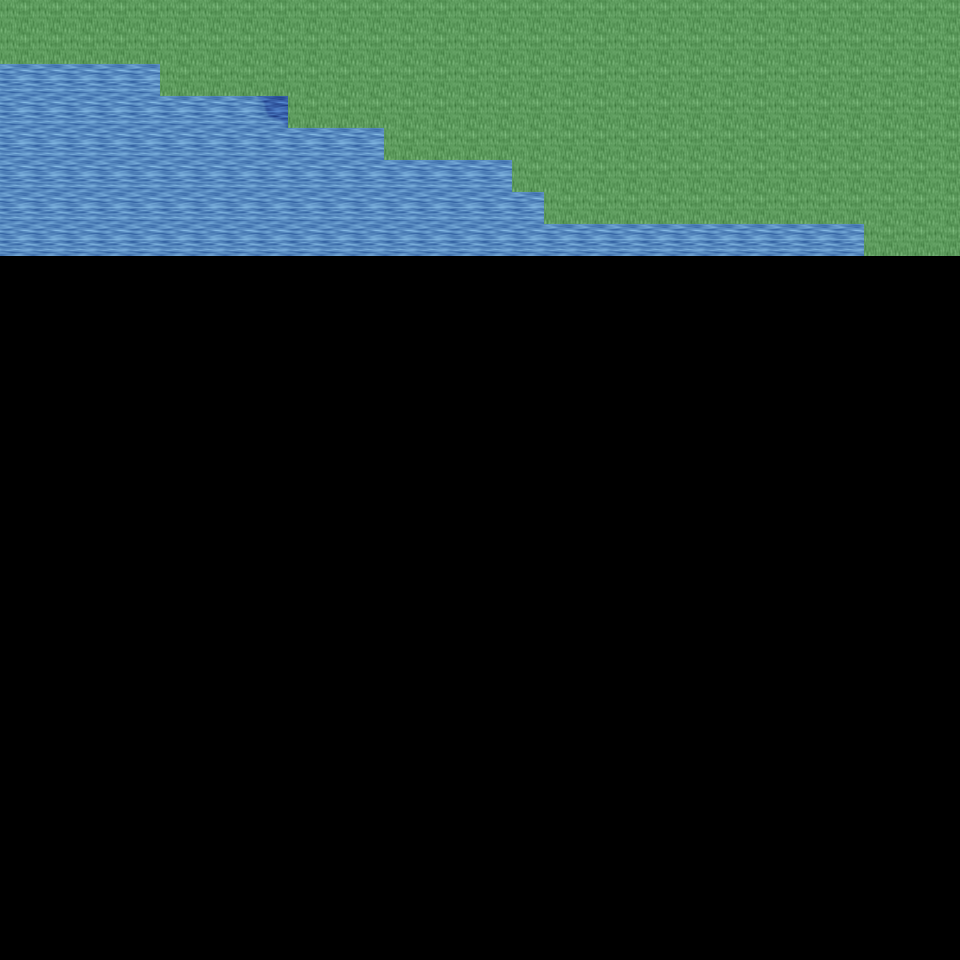

A 2D game scene composited from a Tiled map and its tileset images. What follows is a short description and the map's XML, with each tile layer's data collapsed to a summary:
An orthogonal 30x30 tile map with 32x32 px tiles, 6 tile layers (Ground, Object, Object2, Above, ...), 19 tilesets and 1 object (mapExit).

<map version="1.0" orientation="orthogonal" renderorder="right-down" width="30" height="30" tilewidth="32" tileheight="32" nextobjectid="2">
  <tileset firstgid="1" name="tileset_ground_ground" tilewidth="32" tileheight="32" tilecount="33" columns="3">
    <image source="../drawable/tileset_ground_ground.png" width="96" height="352" />
  </tileset>
  <tileset firstgid="34" name="tileset_ground_water_pool" tilewidth="32" tileheight="32" tilecount="72" columns="3">
    <image source="../drawable/tileset_ground_water_pool.png" width="96" height="768" />
  </tileset>
  <tileset firstgid="106" name="tileset_ground_ridge_earth_dark" tilewidth="32" tileheight="32" tilecount="96" columns="12">
    <image source="../drawable/tileset_ground_ridge_earth_dark.png" width="384" height="256" />
  </tileset>
  <tileset firstgid="202" name="tileset_ground_grass_edges" tilewidth="32" tileheight="32" tilecount="36" columns="12">
    <image source="../drawable/tileset_ground_grass_edges.png" width="384" height="96" />
  </tileset>
  <tileset firstgid="238" name="tileset_ground_earth_edges" tilewidth="32" tileheight="32" tilecount="18" columns="6">
    <image source="../drawable/tileset_ground_earth_edges.png" width="192" height="96" />
  </tileset>
  <tileset firstgid="256" name="tileset_ground_grass_corners" tilewidth="32" tileheight="32" tilecount="24" columns="6">
    <image source="../drawable/tileset_ground_grass_corners.png" width="192" height="128" />
  </tileset>
  <tileset firstgid="280" name="tileset_plant_grasses" tilewidth="32" tileheight="32" tilecount="6" columns="3">
    <image source="../drawable/tileset_plant_grasses.png" width="96" height="64" />
  </tileset>
  <tileset firstgid="286" name="tileset_plant_flower_daisy_blue" tilewidth="32" tileheight="32" tilecount="8" columns="2">
    <image source="../drawable/tileset_plant_flower_daisy_blue.png" width="64" height="128" />
  </tileset>
  <tileset firstgid="294" name="tileset_plant_flower_daisy_yellow" tilewidth="32" tileheight="32" tilecount="8" columns="2">
    <image source="../drawable/tileset_plant_flower_daisy_yellow.png" width="64" height="128" />
  </tileset>
  <tileset firstgid="302" name="tileset_plant_bush_bushes" tilewidth="32" tileheight="32" tilecount="10" columns="5">
    <image source="../drawable/tileset_plant_bush_bushes.png" width="160" height="64" />
  </tileset>
  <tileset firstgid="312" name="tileset_plant_flower_daisy_red" tilewidth="32" tileheight="32" tilecount="8" columns="2">
    <image source="../drawable/tileset_plant_flower_daisy_red.png" width="64" height="128" />
  </tileset>
  <tileset firstgid="320" name="tileset_plant_flower_daisy_white" tilewidth="32" tileheight="32" tilecount="8" columns="2">
    <image source="../drawable/tileset_plant_flower_daisy_white.png" width="64" height="128" />
  </tileset>
  <tileset firstgid="328" name="tileset_item_statue_bird" tilewidth="32" tileheight="32" tilecount="8" columns="2">
    <image source="../drawable/tileset_item_statue_bird.png" width="64" height="128" />
  </tileset>
  <tileset firstgid="336" name="tileset_logic_collision" tilewidth="32" tileheight="32" tilecount="1" columns="1">
    <image source="../drawable/tileset_logic_collision.png" width="32" height="32" />
  </tileset>
  <tileset firstgid="337" name="tileset_ground_green_paving" tilewidth="32" tileheight="32" tilecount="18" columns="3">
    <image source="../drawable/tileset_ground_green_paving.png" width="96" height="192" />
  </tileset>
  <tileset firstgid="355" name="tileset_logic_protection" tilewidth="32" tileheight="32" tilecount="2" columns="2">
    <image source="../drawable/tileset_logic_protection.png" width="64" height="32" />
  </tileset>
  <tileset firstgid="357" name="tileset_building_castle" tilewidth="32" tileheight="32" tilecount="320" columns="20">
    <image source="../drawable/tileset_building_castle.png" width="640" height="512" />
  </tileset>
  <tileset firstgid="677" name="tileset_logic_creature_reptile" tilewidth="32" tileheight="32" tilecount="7" columns="7">
    <image source="../drawable/tileset_logic_creature_reptile.png" width="224" height="32" />
  </tileset>
  <tileset firstgid="684" name="tileset_logic_creature_rodent" tilewidth="32" tileheight="32" tilecount="8" columns="8">
    <image source="../drawable/tileset_logic_creature_rodent.png" width="256" height="32" />
  </tileset>
  <layer name="Ground" width="30" height="30">
    <data>[900 cells, 240 non-empty, 4 distinct tile ids]</data>
  </layer>
  <layer name="Object" width="30" height="30">
    <data>[900 cells, 2 non-empty, 1 distinct tile ids]</data>
  </layer>
  <layer name="Object2" width="30" height="30">
    <data>[900 cells, 0 non-empty, 0 distinct tile ids]</data>
  </layer>
  <layer name="Above" width="30" height="30">
    <data>[900 cells, 0 non-empty, 0 distinct tile ids]</data>
  </layer>
  <layer name="Above2" width="30" height="30">
    <data>[900 cells, 0 non-empty, 0 distinct tile ids]</data>
  </layer>
  <layer name="Walkable" width="30" height="30">
    <data>[900 cells, 154 non-empty, 1 distinct tile ids]</data>
  </layer>
  <objectgroup name="MapEvents">
    <object id="1" name="east" type="mapExit" x="928" y="256" width="32" height="704">
      <properties>
        <property name="map" value="level_0_x86_y97" />
        <property name="x" value="1" />
        <property name="y" value="8" />
      </properties>
    </object>
  </objectgroup>
</map>
